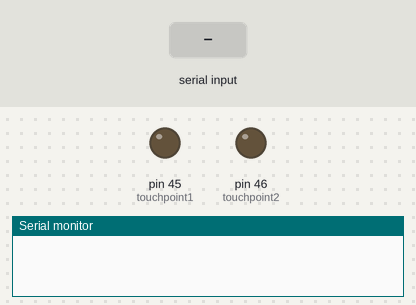
Recording of a sketch running on a simulated Arduino Mega 2560, built with avr-gcc and run on an emulated ATmega2560. On the bench: output pins drawn as LEDs (lit = HIGH), the last lines printed to the serial monitor. Inputs (shaded band) come from the test bench.

Above: at 1.2 s.
1.3 s: "0" received over Serial
At 1.51 s:
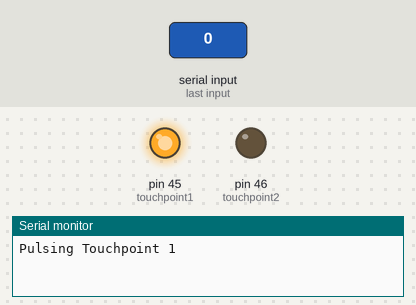
At 2.56 s:
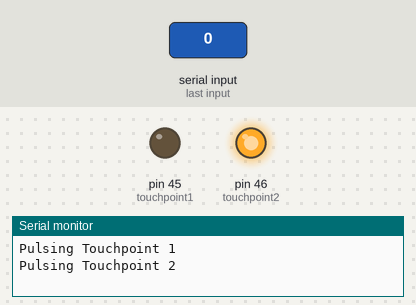
4.1 s: "2" received over Serial
Timing chart, 0 to 7.1 s (numbered marks = the images above; inputs shaded):
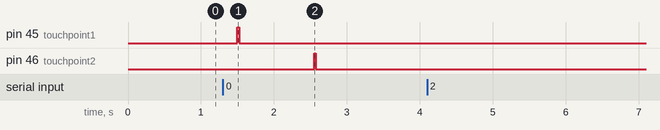

Measured:
- after the input at 1.3 s, pin 45 (touchpoint1): LOW → HIGH after 0.20 s, → LOW 0.03 s later; pin 46 (touchpoint2): LOW → HIGH after 1.3 s, → LOW 0.03 s later

The sketch:

touchpoint2_test.ino
```cpp
// touchpoint variables
const int touchpoint1 = 45;
const int touchpoint2 = 46;

void sendPulseTouchpoint1() {
  Serial.println("Pulsing Touchpoint 1");

  // first touchpoint
  digitalWrite(touchpoint1, HIGH);
  delay(25);
  digitalWrite(touchpoint1, LOW);
  delay(25);
}

void sendPulseTouchpoint2() {
  Serial.println("Pulsing Touchpoint 2");

  // second touchpoint
  digitalWrite(touchpoint2, HIGH);
  delay(25);
  digitalWrite(touchpoint2, LOW);
  delay(25);
}

void turnOnTouchpoint() {
  sendPulseTouchpoint1();
  delay(1000); // 1 second delay
  sendPulseTouchpoint2();
}

void turnOffTouchpoint() {
  sendPulseTouchpoint1();
  sendPulseTouchpoint1();
  sendPulseTouchpoint1();

  delay(1000); // 1 second delay

  sendPulseTouchpoint2();
  sendPulseTouchpoint2();
  sendPulseTouchpoint2();
}

void setup() {
  Serial.begin(115200);
  // Touchpoint Initializing
  pinMode(touchpoint1, OUTPUT);
  pinMode(touchpoint2, OUTPUT);

}

void loop() {
  if (Serial.available() > 0) {
    char receivedValue = Serial.read();

    if (receivedValue == '0')
    {
      turnOnTouchpoint();
    }
    else if (receivedValue == '1')
    {
      turnOffTouchpoint();
    }
    else
    {
      Serial.println("Invalid command received.");
    }
  }

  delay(500);
}
```
